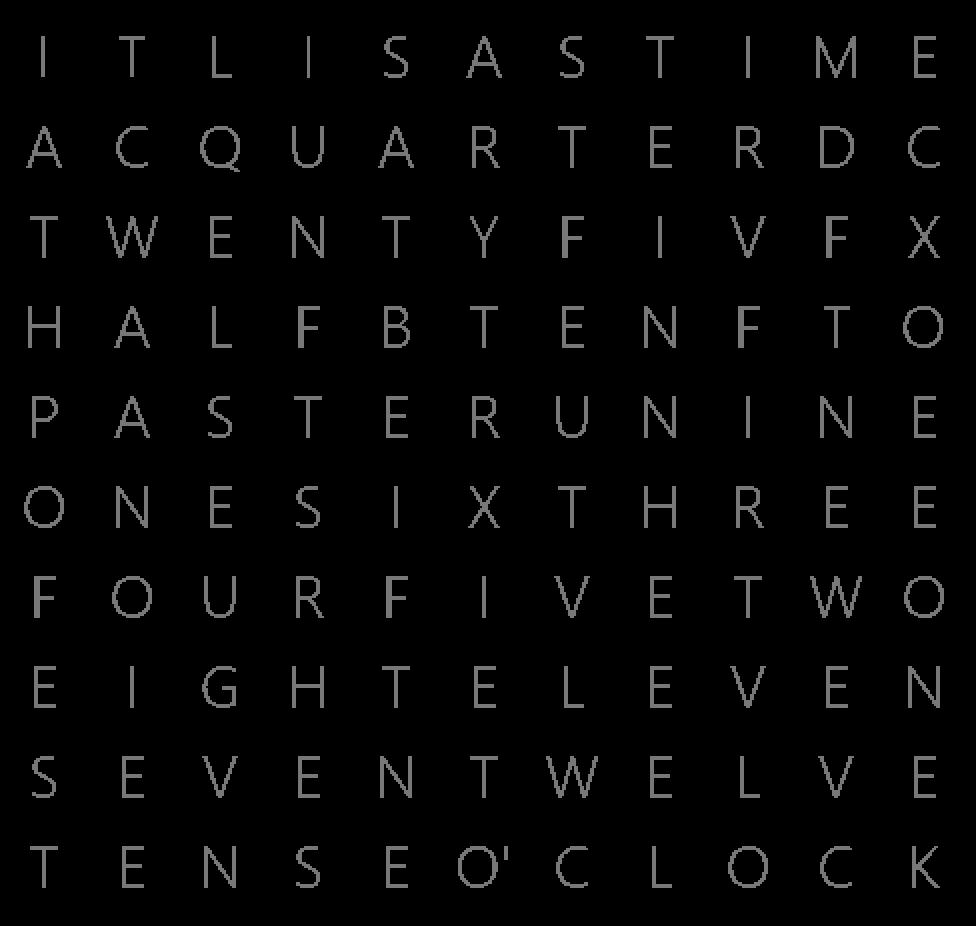
#> input picture wordClock.jpg, 976 x 926 px, given in place of wordClock.png, which was not available
$ python wordClock.py
#> lines starting #> are read from the running program, lines starting #| are printed output that depends on the picture; after the words box and inside, x2 and y2 are one past the last pixel; in counts of white or black regions, pixels touching at a corner belong together; pictures that were not available may be replaced by others from this repository, and a replacement may not be noted
# word clock.

# imports
import time
import cv2

# version 1.0

# Database for converting numbers to word for displaying sake.
# This data base is not used for the actual displaying.
hr2words = {1: 'One', 2: 'Two', 3: 'Three', 4: 'Four', 5: 'Five',
             6: 'Six', 7: 'Seven', 8: 'Eight', 9: 'Nine', 10: 'Ten',
            11: 'Eleven', 12: 'Twelve'}
# For print purpose
min2words = {1: "O'clock", 2: 'Five past', 3: 'Ten past', 4: 'Quarter past', 5: 'Twenty past',
             6: 'Twenty five past', 7: 'Half past', 8: 'Twenty Five Minutes to', 9: 'Twenty Minutes to', 10: 'Quarter to',
            11: 'Ten Minutes to', 12: 'Five Minutes to'}

# funtion for converting number to words
# The above lists are reffered for the convertion
# and returned to the calling variable.
def hours2words(x_hour,x_min):
	if x_min>=30:
		if x_hour==12:
			x_hour=0
			x_hour_word = hr2words[x_hour+1];
		else:
			x_hour_word = hr2words[x_hour]
	else:
		x_hour_word = hr2words[x_hour]
	return x_hour_word

# funtion for converting 24 hours format
# to 12 hours format
def twentyfourTwelve(x_hour):
	if x_hour > 12:
		x_hour = x_hour-12
	return x_hour

# get mintues in words
# x_min_word = min2words[1]
# To display the respective word or worsd

def minutes2words(x_min,im_input,im_temp):
	if (1 <= x_min <5):
		x_min_word = min2words[1]
		im_temp = lightOclock(im_input,im_temp)
	elif (5<= x_min < 10):
		x_min_word = min2words[2]
		im_temp = lightFivepast(im_input,im_temp)
	elif (10<= x_min < 15):
		x_min_word = min2words[3]
		im_temp = lightTenpast(im_input,im_temp)
	elif (15<= x_min < 20):
		x_min_word = min2words[4]
		im_temp = lightQuarterpast(im_input,im_temp)
	elif (20<= x_min < 25):
		x_min_word = min2words[5]
		im_temp = lightTwentypast(im_input,im_temp)
	elif (25<= x_min < 30):
		x_min_word = min2words[6]
		im_temp = lightTwentyfivepast(im_input,im_temp)
	elif (30<= x_min < 35):
		x_min_word = min2words[7]
		im_temp = lightHalfpast(im_input,im_temp)
	elif (35<= x_min < 40):
		x_min_word = min2words[8]
		im_temp = lightTwentyfiveto(im_input,im_temp)
	elif (40<= x_min < 45):
		x_min_word = min2words[9]
		im_temp = lightTwentyto(im_input,im_temp)
	elif (45<= x_min < 50):
		x_min_word = min2words[10]
		im_temp = lightQuarterto(im_input,im_temp)
	elif (50<= x_min < 55):
		x_min_word = min2words[11]
		im_temp = lightTento(im_input,im_temp)
	elif (55<= x_min <= 59):
		x_min_word = min2words[12]
		im_temp = lightFiveto(im_input,im_temp)
	else:
		x_min_word = min2words[1]
		im_temp = lightOclock(im_input,im_temp)
	return x_min_word,im_temp

# List of fcuntion for giving light to all the words.
# Function for showing O'CLOCK
# [6 lines left out: function lightOclock, not called in this run]

def lightItis(im_input,im_temp):
	for i in xrange(30,160):
		for j in xrange(25,85):
			if im_input[j,i] >= 4:
				im_temp[j,i] = 255
	for i in xrange(300,416):
		for j in xrange(25,85):
			if im_input[j,i] >= 4:
				im_temp[j,i] = 255
	return im_temp

# [91 lines left out: functions lightQuarterpast, lightTwentypast, lightTenpast, lightTwentyfivepast, lightFivepast, lightHalfpast and 2 more, not called in this run]

def lightTento(im_input,im_temp):
	for i in xrange(457,683):
			for j in xrange(297,354):
				if im_input[j,i] >= 4:
					im_temp[j,i] = 255
	for i in xrange(806,952):
		for j in xrange(291,355):
			if im_input[j,i] >= 4:
				im_temp[j,i] = 255
	return im_temp

# [27 lines left out: functions lightTwentyfiveto, lightFiveto, not called in this run]

# Display and light which hour it is
def lightHour(x_hour,im_input,im_temp):
	if x_min>=35:
		if x_hour == 12:
			x_hour=0
		x_hour=x_hour+1

	if x_hour==1:
		for i in xrange(20,244):
			for j in xrange(477,531):
				if im_input[j,i] >= 4:
					im_temp[j,i] = 255
	elif x_hour ==2:
		for i in xrange(717,961):
			for j in xrange(565,628):
				if im_input[j,i] >= 4:
					im_temp[j,i] = 255
	elif x_hour ==3:
		for i in xrange(550,947):
			for j in xrange(480,539):
				if im_input[j,i] >= 4:
					im_temp[j,i] = 255
	elif x_hour ==4:
		for i in xrange(26,337):
			for j in xrange(570,628):
				if im_input[j,i] >= 4:
					im_temp[j,i] = 255
	elif x_hour ==5:
		for i in xrange(380,690):
			for j in xrange(569,633):
				if im_input[j,i] >= 4:
					im_temp[j,i] = 255
	elif x_hour ==6:
		for i in xrange(285,520):
			for j in xrange(473,547):
				if im_input[j,i] >= 4:
					im_temp[j,i] = 255
	elif x_hour ==7:
		for i in xrange(26,437):
			for j in xrange(753,806):
				if im_input[j,i] >= 4:
					im_temp[j,i] = 255
	elif x_hour ==8:
		for i in xrange(26,421):
			for j in xrange(658,720):
				if im_input[j,i] >= 4:
					im_temp[j,i] = 255
	elif x_hour ==9:
		for i in xrange(631,954):
			for j in xrange(386,445):
				if im_input[j,i] >= 4:
					im_temp[j,i] = 255
	elif x_hour ==10:
		for i in xrange(16,244):
			for j in xrange(835,895):
				if im_input[j,i] >= 4:
					im_temp[j,i] = 255
	elif x_hour ==11:
		for i in xrange(462,942):
			for j in xrange(658,717):
				if im_input[j,i] >= 4:
					im_temp[j,i] = 255
	else:
		for i in xrange(450,956):
			for j in xrange(739,809):
				if im_input[j,i] >= 4:
					im_temp[j,i] = 255
	return im_temp

# Get time handler
# Image read section
t = time.localtime()
im_in = cv2.imread('wordClock.png')
#> im_in is the input picture: shape (926, 976, 3); min 0, max 143, mean 5.6
# uncommnet to get the shape of the stored image
# print(im_in.shape)
im_input = cv2.cvtColor(im_in,cv2.COLOR_BGR2GRAY)
im_te = cv2.imread('wordClock.png')
im_temp = cv2.cvtColor(im_te,cv2.COLOR_BGR2GRAY)


# Display hour, time and sec
# print ' Day of hr:', t.tm_hour
# print ' Day of min:', t.tm_min
# print ' Day of sec:', t.tm_sec

# to get the current time
# get hour
x_hour = t.tm_hour
# get min
x_min = t.tm_min
# get sec
x_sec = t.tm_sec

# call the main functions.
x_hour = twentyfourTwelve(x_hour) # conver 24 to 12 hr formet
im_temp = lightHour(x_hour,im_input,im_temp) # Light the hour
#> after the loop in lightHour, `for i in xrange(717,961):`: im_temp: shape (926, 976); min 0, max 255, mean 5.9
x_hour_words = hours2words(x_hour,x_min)
x_min_words,im_temp= minutes2words(x_min,im_input,im_temp) # Light the min
#> after the loop in lightTento, `for i in xrange(457,683):`: im_temp: shape (926, 976); min 0, max 255, mean 6.1
#> after the loop in lightTento, `for i in xrange(806,952):`:
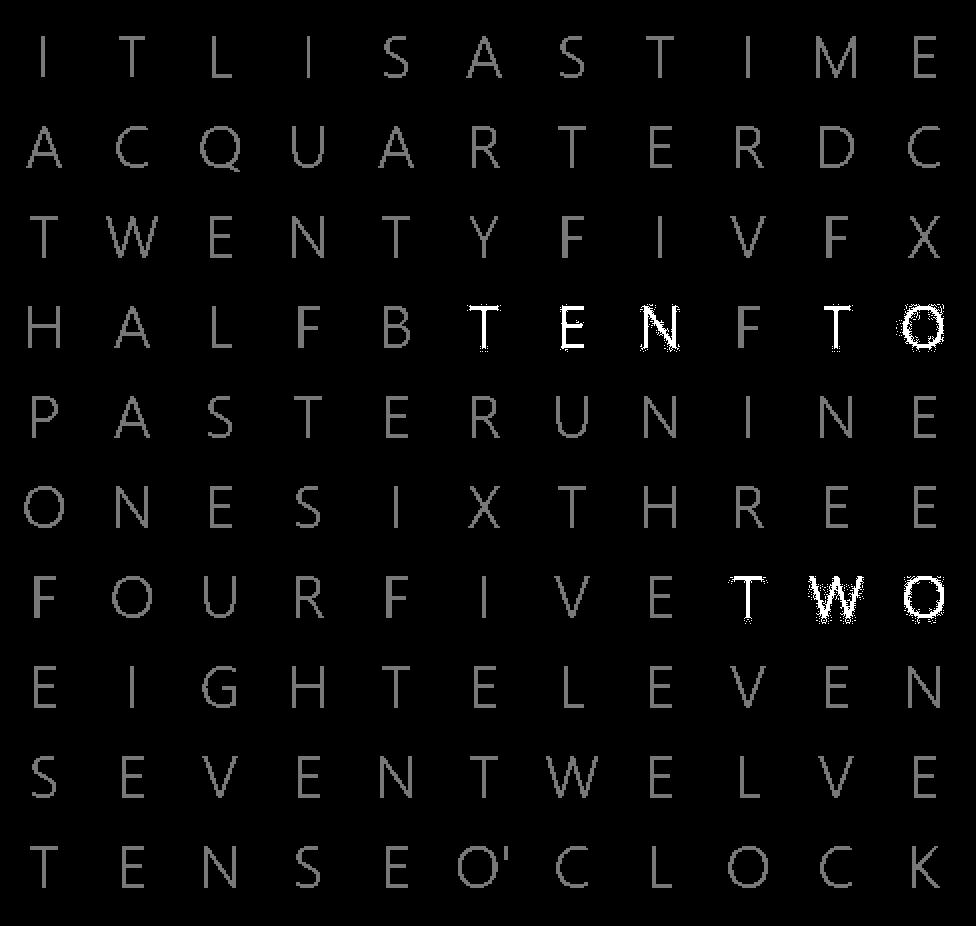
#> im_temp: shape (926, 976); min 0, max 255, mean 6.3
#> x_min_words = 'Ten Minutes to'
# Light It is, which is on for all the time.
im_temp = lightItis(im_input,im_temp)
#> after the loop in lightItis, `for i in xrange(30,160):`:
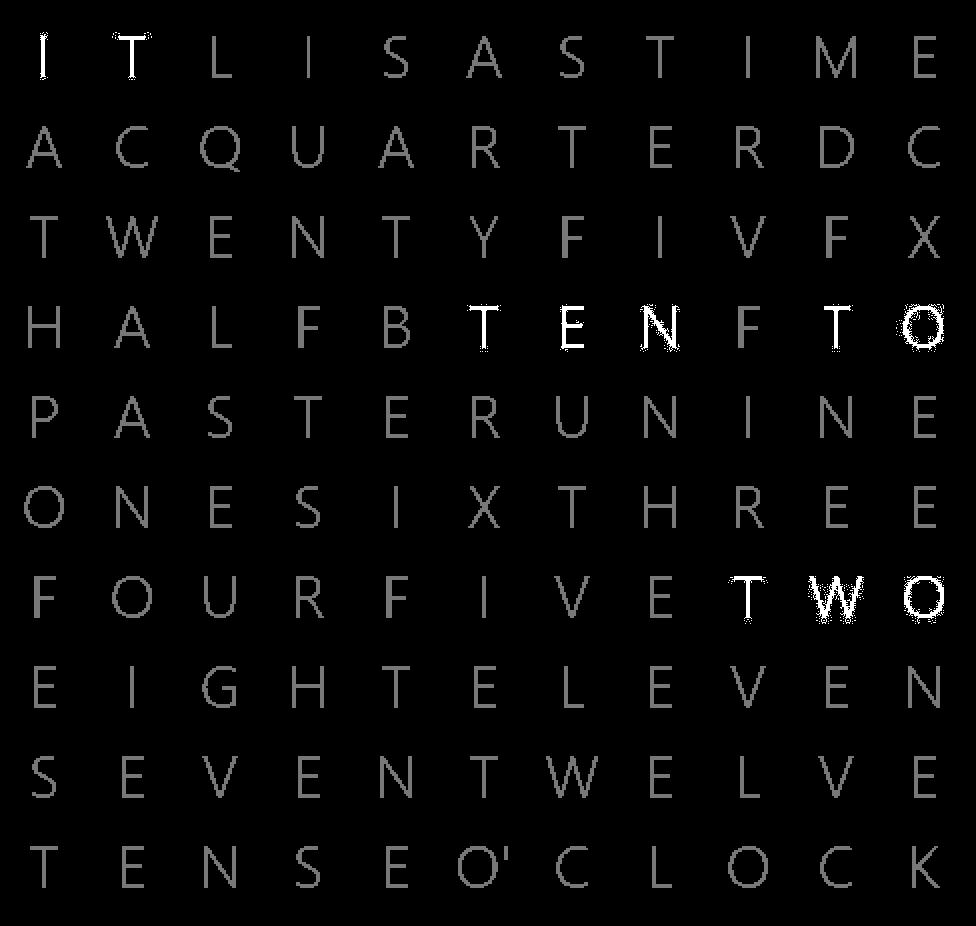
#> im_temp: shape (926, 976); 0.05% of pixels changed, all inside (x1, y1, x2, y2) = (40, 32, 152, 80)
#> after the loop in lightItis, `for i in xrange(300,416):`:
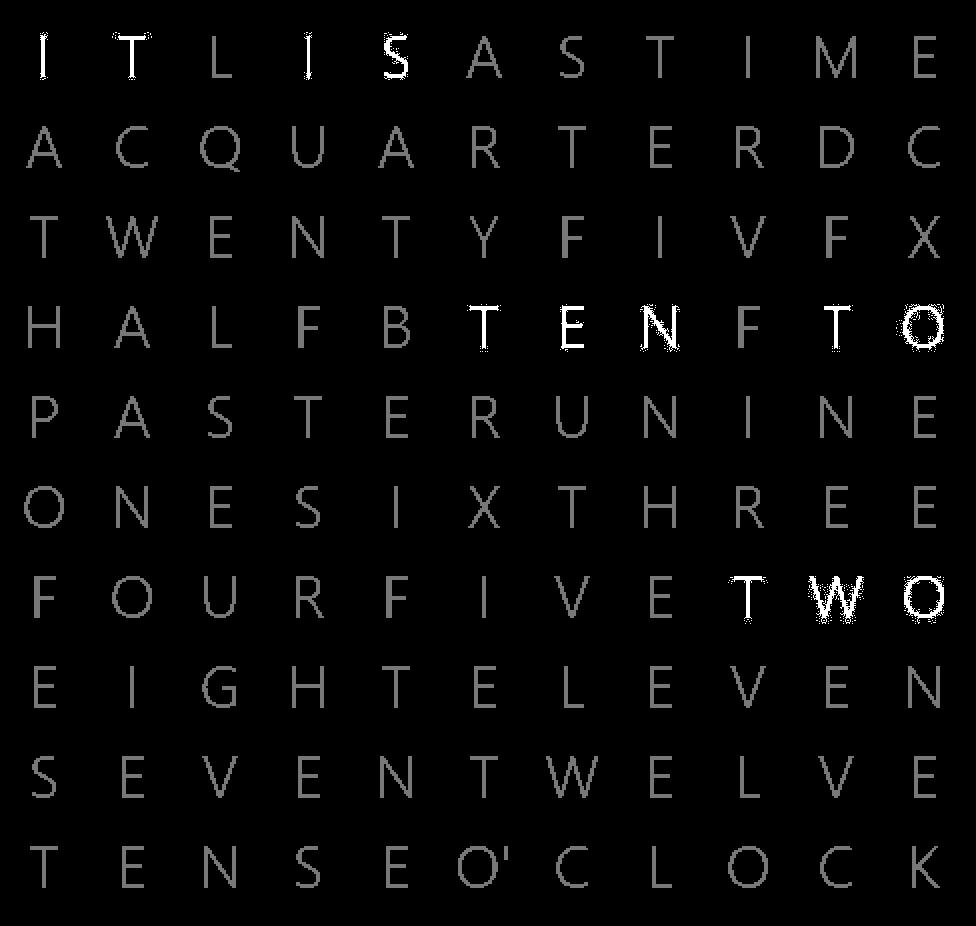
#> im_temp: shape (926, 976); 0.06% of pixels changed, all inside (x1, y1, x2, y2) = (304, 32, 408, 80)

# print(x_hour_words)
# print(x_min_words)

h,w,c = im_in.shape
#> h = 926; w = 976; c = 3

# Converting the white lights to blue lights
# Change the light colors with changing the pixel
# value assignments
for i in range(h-1):
	for j in range(w-1):
		if (im_temp[i,j] == 255):
			im_in[i,j,0] = 255
			im_in[i,j,1] = 255
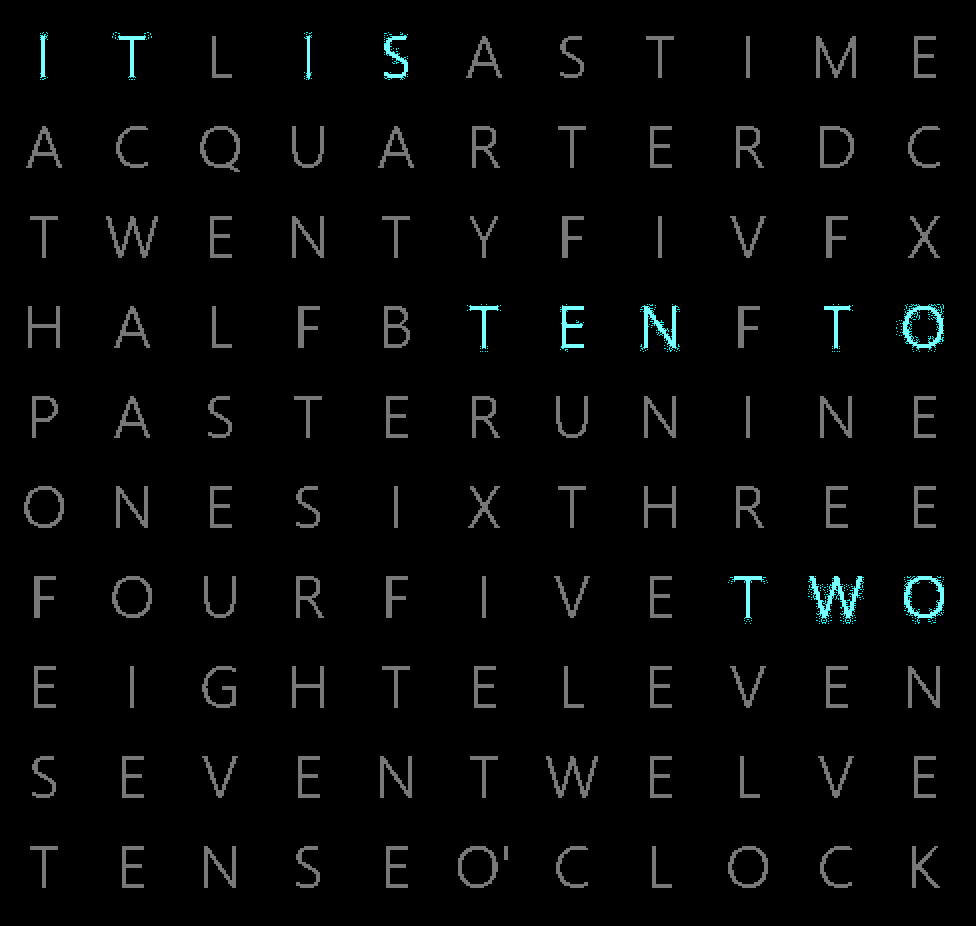
#> im_in: shape (926, 976, 3); 0.59% of pixels changed, all inside (x1, y1, x2, y2) = (40, 32, 944, 624)


# Uncomment the comment in line 362 and move ':' to end,
# and change 6000 >>> 0
# this will give the window infinite time till you clik
# on the image window and press esc on the keyboard.
# display the clock face for 6 seconds
while(1):
    cv2.namedWindow('image', flags=cv2.WINDOW_NORMAL)
    im = cv2.resize(im_in, (700,700))
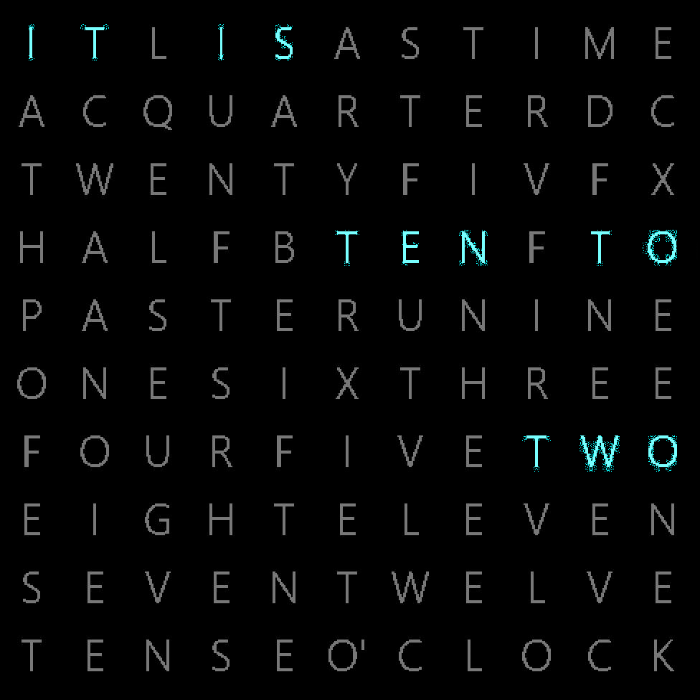
#> im: shape (700, 700, 3); mean B, G, R 6.5, 6.5, 5.6
    cv2.imshow('image',im)

    # cv2.imshow('image',im)
    # display it for 6 seconds.
    if cv2.waitKey(6000):# & 0xFF == 27:
#> (key Esc is pressed here)
        break
cv2.destroyAllWindows()
